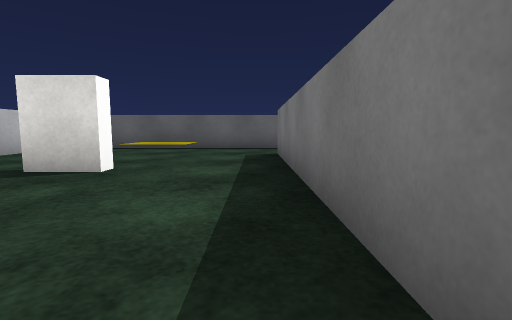
View 1 (above)

24 first-person views from a walk through a Unity game level. The camera is 0.53 m above the floor, tilts 6° down and sees 85° across. The floor is counted in squares, 1 m on a side. Each view is taken from the middle of a square. On the plan, view 1 faces up. The plan holds only what a view shows up to about 9 squares ahead; the rest is blank. The place goes on beyond the plan. The player is left out. Surface patterns are stand-ins for the level's own textures.

View 2
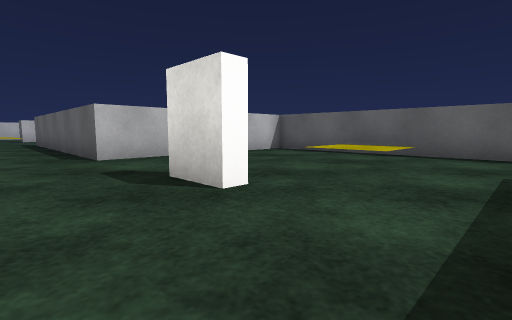

View 3
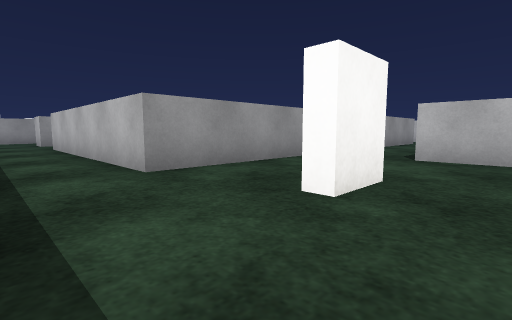

View 4
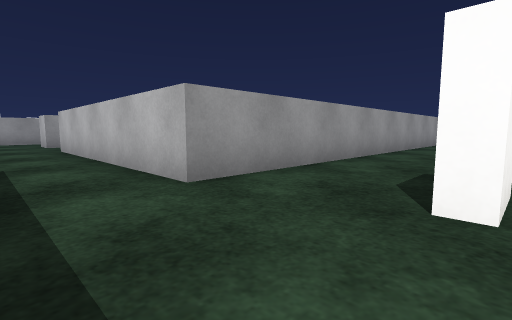

View 5
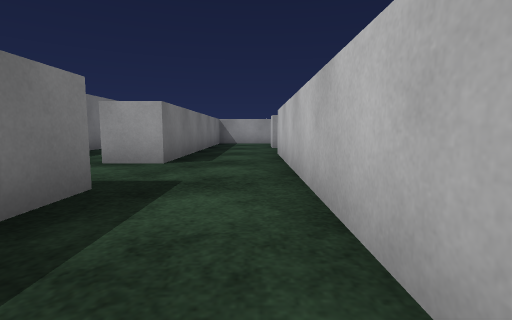

View 6
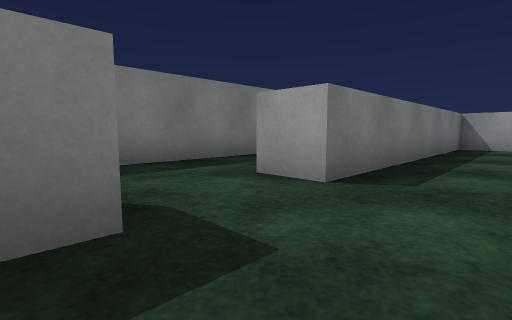

View 7
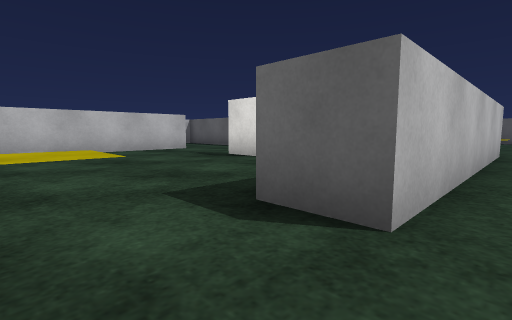

View 8
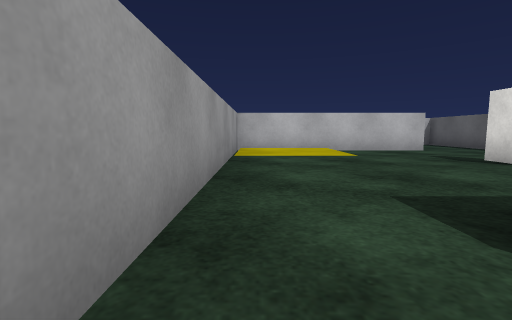

View 9
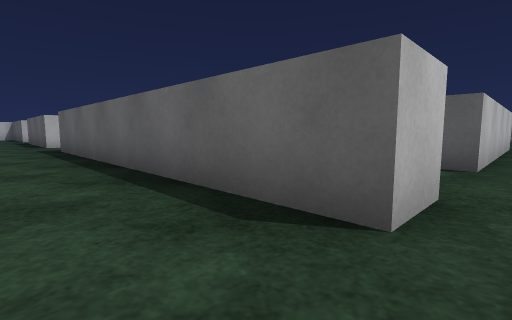

View 10
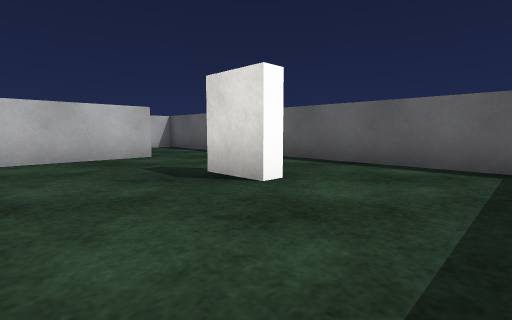

View 11
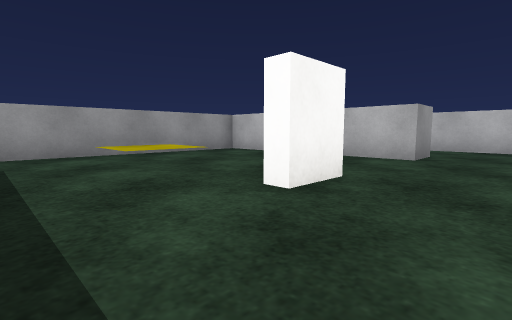

View 12
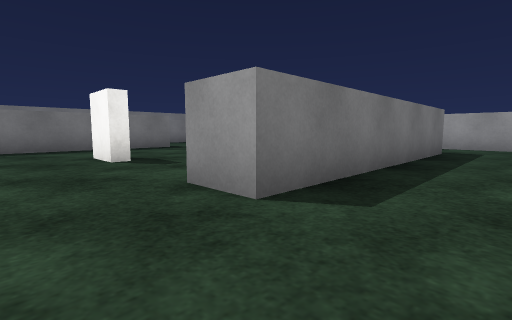

View 13
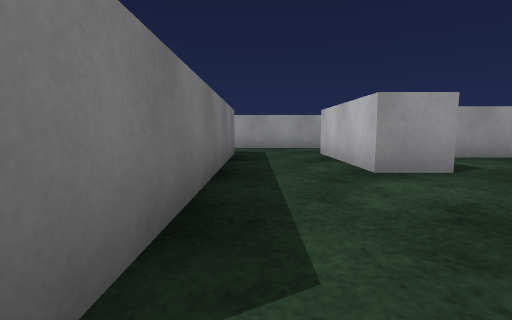

View 14
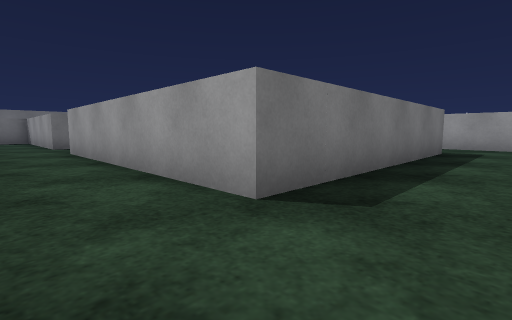

View 15
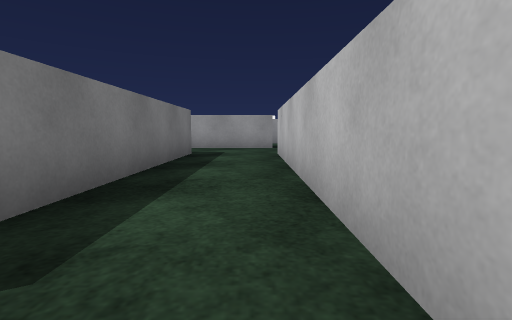

View 16
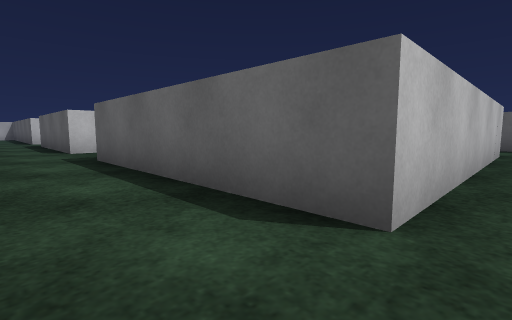

View 17
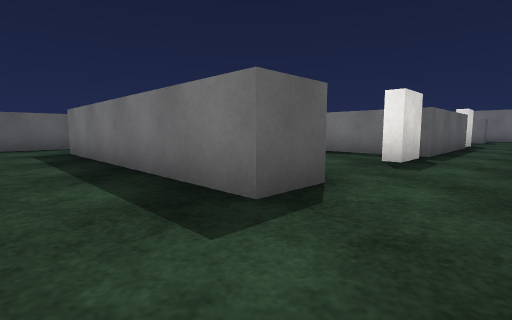

View 18
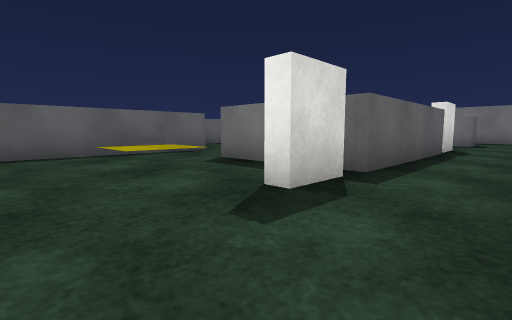

View 19
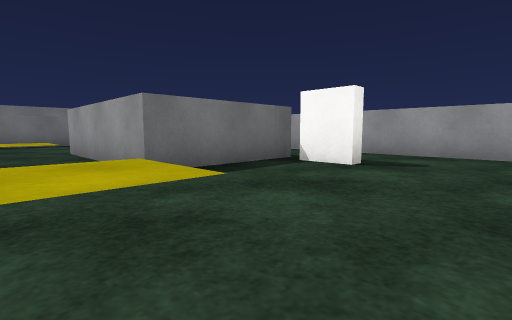

View 20
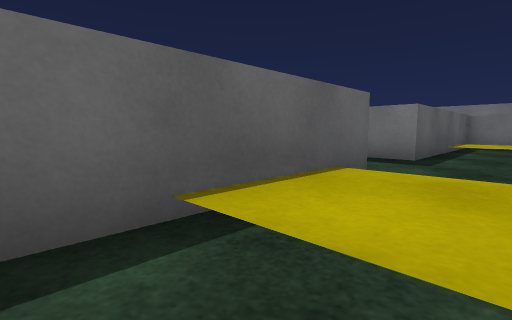

View 21
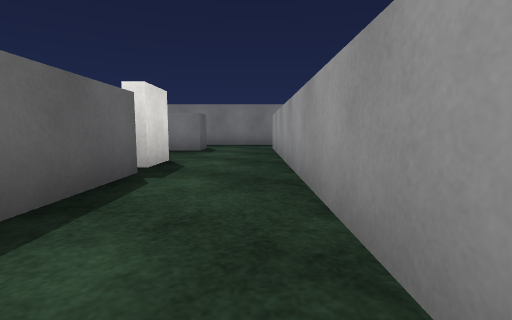

View 22
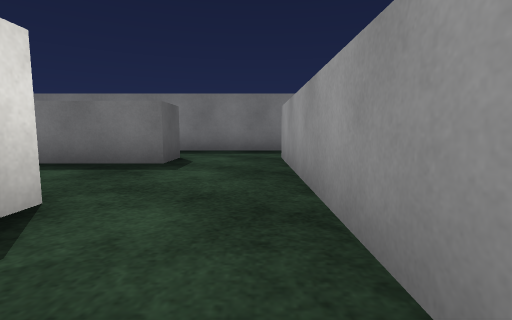

View 23
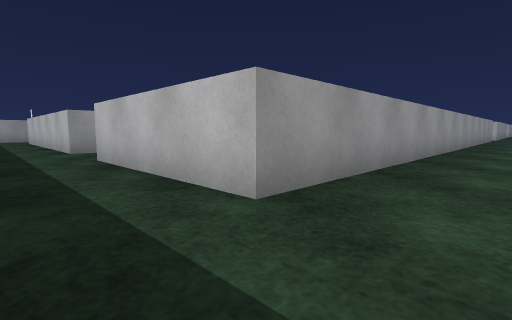

View 24
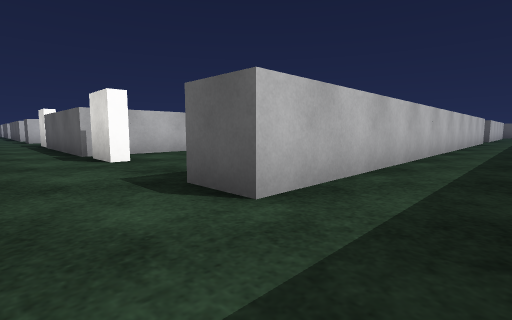

### Floor plan
Key: @ floor where view 1 was taken; # wall or solid block; x gap in a wall; . floor; ^ raised ledge; B grey block.
Columns run from 23 left of view 1 to 4 right of it. Each row starts with its distance up from view 1.
  9                  ########
  8                  #..^^...
  7                  #..^^..
  6                  #......#
  5                  #......#
  4             ######...#..#
  3             ............#
  2              ...........#
  1            ###########..#
  0            #.........#.@#
 -1            #.........#.....
 -2            #..#..##..#.....#
 -3            ...#......#..#..#
 -4           ....#......#..#..#
 -5          ..#..#..^^.....#..#
 -6         ...#..#..^^.....#..#
 -7         ####..########..#.
 -8          ...............#..
 -9          ...............#..
-10         #..######..######..
-11         #..#..^^....^^..#..
-12         #..#..^^....^^..#..
-13         #..#... ###B....#..
-14         #..#....BB.B....#..
-15 ##..#####..#..#xB####...#..#
-16 ...........................#
-17 ...........................#
-18          ################..#
-19                         #..
-20                         #..
-21                         #..
-22                         ...
-23                         ...
-24                         #..
-25                         #..

Where each view was taken, in squares from view 1:
view 1: 0 up, 0 right, facing up
view 2: 2 up, 0 right, facing up-left
view 3: 5 up, 0 right, facing down-left
view 4: 4 up, 0 right, facing down-left
view 5: 2 up, 1 left, facing down
view 6: 0 up, 1 left, facing down-right
view 7: 6 down, 1 left, facing up-left
view 8: 6 down, 1 left, facing left
view 9: 9 down, 1 left, facing up-left
view 10: 4 down, 3 left, facing up-left
view 11: 0 up, 3 left, facing down-left
view 12: 0 up, 11 left, facing down-right
view 13: 1 down, 10 left, facing down
view 14: 8 down, 14 left, facing down-right
view 15: 9 down, 14 left, facing down
view 16: 17 down, 14 left, facing up-left
view 17: 17 down, 14 left, facing up-right
view 18: 17 down, 11 left, facing up-right
view 19: 11 down, 11 left, facing down-right
view 20: 12 down, 10 left, facing up-right
view 21: 17 down, 7 left, facing right
view 22: 17 down, 4 left, facing right
view 23: 16 down, 3 right, facing down-left
view 24: 17 down, 3 right, facing up-left
